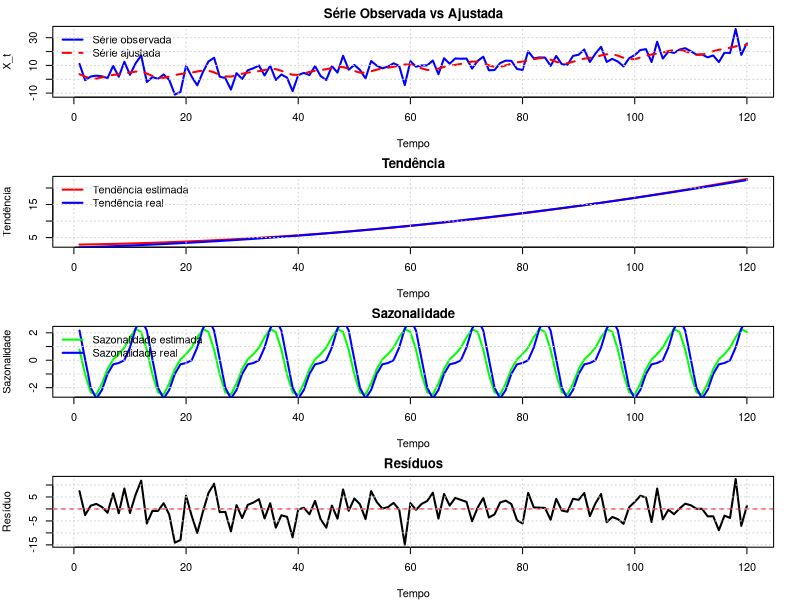
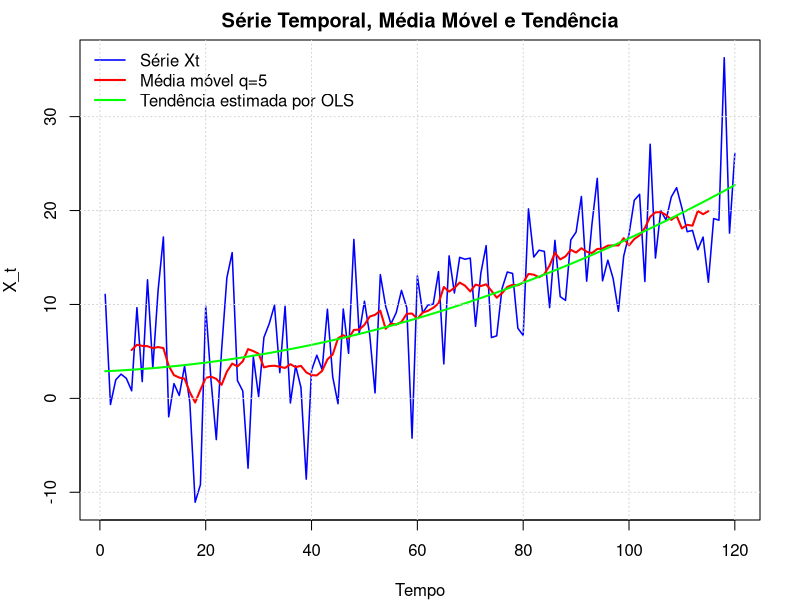

Here is the R script that generated these plots, in order:
############################################################
# implementacao_procedural.R
# exercício 1 da lista de 28/08/2026: decomposição clássica de uma série
# com tendência polinomial e sazonalidade, estimada por OLS, em um único
# script procedural (variáveis, vetores, matrizes e loops, sem funções).
# roda sozinho: Rscript implementacao_procedural.R
#
# (a) entradas e parâmetros globais (valor inicial e origem)
#   n_anos = 10: anos simulados, fixado no início do script
#   s = 12: período sazonal (meses por ano), fixado no início
#   n = n_anos * s = 120: tamanho da série, calculado a partir de n_anos e s
#   sigma = 5: desvio padrão do ruído branco, fixado no início
#   q = 5: raio da média móvel centrada, fixado no início
#   K = 2: número de harmônicos de Fourier, fixado no início
#   grau_tendencia = 2: grau do polinômio da tendência, fixado no início
#   beta_tendencia = c(2, 0.05, 0.001): coeficientes verdadeiros de 1, t e t^2
#   alpha = c(2, 1) e beta_h = c(-1, 0.5): coeficientes verdadeiros dos
#     cossenos e dos senos; beta_sazonal os intercala (cos1, sen1, cos2, sen2)
#   t = 1:n: vetor de tempo, calculado a partir de n
#   metodo_sazonal = "fourier": método do ajuste, "fourier" ou "dummies"
#   periodo = 12: período usado nas matrizes sazonais, igual a s
#   semente = 42: fixada com set.seed
#   t_futuro = (n+1):(n+12): instantes da previsão, calculados a partir de n
# ---
# (b) saídas
#   matrizes de modelo: X_tendencia, X_fourier, X_dummies, X_sazonal, X_full
#   série simulada: eps e Xt; componentes verdadeiros: tendencia_real e
#     sazonalidade_real
#   estimados: beta_hat, y_hat, tendencia_hat, sazonalidade_hat, residuos
#   diagnóstico: media_residuos, variancia_residuos, rmse, r2
#   testes: estatística t e valor-p de cada coeficiente, Q de Box-Pierce e valor-p
#   média móvel: tendencia_media_movel
#   previsões: previsoes (12 períodos) e o rmse contra o sinal verdadeiro
#   gráficos: observada e ajustada, tendência, sazonalidade, resíduos, média
#     móvel contra tendência estimada
# ---
# (c) estruturas de dados
#   vetores: t, eps, Xt, beta_*, y_hat, residuos, previsoes, medias
#   matrizes: X_tendencia (n x 3), X_sazonal (n x 2K), X_full (n x p),
#     XtX (p x p), com p = número de colunas de X_full
#   vetor Xty (tamanho p): produto interno de cada coluna de X com Xt
# ---
# (d) funções
#   criar_matriz_tendencia, criar_matriz_fourier, criar_matriz_dummies: seções 2 e 3
#   simular_ruido_branco, simular_serie: seção 4
#   calcular_media_movel: seção 5
#   multiplicar_matriz_vetor, calcular_XtX, calcular_Xty, ajustar_ols: seções 6 e 7
#   ajustar_modelo: seções 6 e 7
#   diagnostico: seção 8 (os testes t e de Box-Pierce vêm logo depois)
#   prever: seção 9
#   plot_*: seção 10 (gráficos do R base)
# ---
# (e) fluxo de execução
#   parâmetros -> matrizes de tendência e sazonal -> ruído e série
#   -> média móvel -> X_full -> X'X e X'y -> solve -> ajustados e componentes
#   -> resíduos -> diagnóstico e testes -> matrizes futuras -> previsões
#   -> validação das previsões contra o sinal verdadeiro -> gráficos
# ---
# loops de matriz e solve() (seção 6)
#   a transposta não é construída. X'[i,k] é X[k,i], então ler a coluna i de X
#   faz o papel da linha i de X'. o elemento (i,j) de X'X é o produto interno
#   da coluna i com a coluna j: três loops, i e j escolhem a posição no
#   resultado (p x p) e k soma X[k,i] * X[k,j] sobre as n linhas. custo n p^2.
#   o vetor X'y usa dois loops: para cada coluna i, soma X[k,i] * y[k] sobre
#   as n linhas. custo n p.
#   as equações normais são (X'X) beta = X'y, um sistema linear de p equações.
#   solve(XtX, Xty) o resolve por decomposição LU, sem formar a inversa de
#   X'X, o que é mais rápido e mais estável. precisa de X'X invertível, ou
#   seja, de colunas de X linearmente independentes.
# ---
# fourier x dummies
#   modelo: X_t = tendência(t) + sazonalidade(t) + eps_t, com período s.
#   fourier: sazonalidade(t) = soma_{k=1}^{K} [alpha_k cos(2 pi k t / s)
#     + beta_k sen(2 pi k t / s)]. cada harmônico k é uma onda de período s/k
#     e ocupa 2 colunas (cos e sen), no total 2K (4 aqui). curva suave, com
#     poucos parâmetros, e vale para qualquer s. precisa de K < s/2: com
#     K = s/2 o seno do último harmônico é zero em t inteiro e X'X fica
#     singular. montar a matriz custa n K chamadas de cos e de sen.
#   dummies: sazonalidade(t) = soma_{m=2}^{s} gamma_m D_m(t), com D_m(t) = 1
#     quando o mês ((t-1) %% s) + 1 vale m e 0 caso contrário. o mês 1 é a
#     referência e fica no intercepto: com as s colunas a soma delas seria a
#     coluna de 1 e X'X seria singular. usa s - 1 colunas (11 aqui). cada mês
#     tem um nível livre, sem forma suave, e montar a matriz custa um resto de
#     divisão e uma atribuição por linha.
#   custo da estimação: X'X custa n p^2 multiplicações e o solve custa da
#     ordem de p^3. com tendência de grau 2, p = 3 + 4 = 7 (fourier) ou
#     p = 3 + 11 = 14 (dummies): X'X custa cerca de 4 vezes mais e o solve
#     cerca de 8 vezes mais com dummies. com K = s/2 sem a coluna nula, os
#     dois métodos geram o mesmo espaço de colunas e o mesmo ajuste.
############################################################

rm(list = ls())

set.seed(42)

############################################################
# 1. PARÂMETROS GERAIS
############################################################

n_anos <- 10

s <- 12

n <- n_anos * s

sigma <- 5

q <- 5

K <- 2

grau_tendencia <- 2

beta_tendencia <- c(2, 0.05, 0.001)

alpha <- c(2, 1)

beta_h <- c(-1, 0.5)

metodo_sazonal <- "fourier"

periodo <- 12

t <- 1:n

############################################################
# 2. MATRIZ DE TENDÊNCIA
############################################################

X_tendencia <- matrix(0, nrow = n, ncol = grau_tendencia + 1)

for(i in 1:n){

  for(j in 0:grau_tendencia){
    X_tendencia[i,j+1] <- t[i]^j
  }
}

############################################################
# 3. MATRIZ SAZONAL
############################################################

X_fourier <- matrix(0, nrow = n, ncol = 2 * K)

for(i in 1:n){

  for(k in 1:K){

    coluna_cos <- 2*k - 1
    coluna_sin <- 2*k

    X_fourier[i,coluna_cos] <- cos(2 * pi * k * t[i] / s)

    X_fourier[i,coluna_sin] <- sin(2 * pi * k * t[i] / s)
  }
}

X_dummies <- matrix(0, nrow = n, ncol = s - 1)

for(i in 1:n){

  mes <- ((t[i] - 1) %% s) + 1

  if(mes != 1){

    coluna <- mes - 1

    X_dummies[i,coluna] <- 1
  }
}

# X_sazonal é a matriz usada na simulação (Fourier)
X_sazonal <- X_fourier

# vetor de coeficientes sazonais
beta_sazonal <- numeric(2 * K)

for(k in 1:K){

  coluna_cos <- 2*k - 1
  coluna_sin <- 2*k

  beta_sazonal[coluna_cos] <- alpha[k]

  beta_sazonal[coluna_sin] <- beta_h[k]
}

############################################################
# 4. RUÍDO BRANCO E SIMULAÇÃO DA SÉRIE
############################################################

eps <- numeric(n)

for(i in 1:n){

  # eps_t ~ N(0, sigma²)
  eps[i] <- rnorm(1, mean = 0, sd = sigma)
}

Xt <- numeric(n)

for(i in 1:n){

  valor_tendencia <- 0

  for(j in 1:ncol(X_tendencia)){

    valor_tendencia <- valor_tendencia + X_tendencia[i,j] * beta_tendencia[j]
  }

  valor_sazonal <- 0

  for(j in 1:ncol(X_sazonal)){

    valor_sazonal <- valor_sazonal + X_sazonal[i,j] * beta_sazonal[j]
  }

  Xt[i] <- valor_tendencia + valor_sazonal + eps[i]
}

# tendência e sazonalidade reais
tendencia_real <- numeric(n)
sazonalidade_real <- numeric(n)

for(i in 1:n){

  valor <- 0

  for(j in 1:ncol(X_tendencia)){
    valor <- valor + X_tendencia[i,j] * beta_tendencia[j]
  }

  tendencia_real[i] <- valor

  valor <- 0

  for(j in 1:ncol(X_sazonal)){
    valor <- valor + X_sazonal[i,j] * beta_sazonal[j]
  }

  sazonalidade_real[i] <- valor
}

############################################################
# 5. MÉDIA MÓVEL CENTRADA DE RAIO q
############################################################

numero_medias <- n - 2*q

tendencia_media_movel <- numeric(numero_medias)

for(i in (q+1):(n-q)){

  soma <- 0

  # janela de 2q + 1 observações ao redor de i
  for(j in (i-q):(i+q)){

    soma <- soma + Xt[j]
  }

  tendencia_media_movel[i-q] <- soma / (2*q + 1)
}

############################################################
# 6. ESTIMAÇÃO OLS
############################################################

# matriz sazonal do ajuste, escolhida pelo método
if(metodo_sazonal == "fourier"){

  X_sazonal_ajuste <- X_fourier

} else if(metodo_sazonal == "dummies"){

  X_sazonal_ajuste <- X_dummies

} else {

  stop("Método sazonal inválido")
}

X_full <- cbind(X_tendencia, X_sazonal_ajuste)

numero_linhas <- nrow(X_full)

numero_colunas <- ncol(X_full)

# X'X com três loops aninhados (a transposta não é construída)
# - i e j escolhem a posição (i,j) do resultado, que é p x p;
# - k percorre as n linhas e soma X[k,i] * X[k,j];
# - ler a coluna i de X é o mesmo que ler a linha i de X', então
#   XtX[i,j] é o produto interno da coluna i com a coluna j;
# - custo: p * p * n multiplicações; a matriz sai simétrica
XtX <- matrix(0, nrow = numero_colunas, ncol = numero_colunas)

for(i in 1:numero_colunas){

  for(j in 1:numero_colunas){

    # produto interno entre a coluna i e a coluna j
    soma <- 0

    for(k in 1:numero_linhas){

      # acumula X[k,i] * X[k,j], uma linha por vez
      soma <- soma + X_full[k,i] * X_full[k,j]

    }

    # guarda o produto interno na posição (i,j)
    XtX[i,j] <- soma
  }
}

# X'y com dois loops
# - i escolhe a coluna de X; k percorre as n linhas e soma X[k,i] * y[k];
# - Xty[i] é o produto interno da coluna i de X com y;
# - custo: p * n multiplicações
Xty <- numeric(numero_colunas)

for(i in 1:numero_colunas){

  soma <- 0

  for(k in 1:numero_linhas){

    soma <- soma + X_full[k,i] * Xt[k]
  }

  Xty[i] <- soma
}

# equações normais: (X'X) beta = X'y, um sistema linear de p equações
# - solve(A, b) resolve A beta = b por decomposição LU, sem formar a inversa
#   de A, o que é mais rápido e mais estável que solve(A) %*% b;
# - precisa de X'X invertível (colunas de X linearmente independentes);
# - as.numeric() tira a estrutura de matriz do resultado
beta_hat <- solve(XtX, Xty)

beta_hat <- as.numeric(beta_hat)

############################################################
# 7. VALORES AJUSTADOS E COMPONENTES ESTIMADOS
############################################################

y_hat <- numeric(n)

for(i in 1:n){

  valor <- 0

  for(j in 1:numero_colunas){

    valor <- valor + X_full[i,j] * beta_hat[j]
  }

  y_hat[i] <- valor
}

numero_colunas_tendencia <- ncol(X_tendencia)

numero_colunas_sazonal <- ncol(X_sazonal_ajuste)

# coeficientes da tendência e da sazonalidade
beta_tendencia_hat <- numeric(numero_colunas_tendencia)

for(i in 1:numero_colunas_tendencia){

  beta_tendencia_hat[i] <- beta_hat[i]
}

beta_sazonal_hat <- numeric(numero_colunas_sazonal)

for(i in 1:numero_colunas_sazonal){

  beta_sazonal_hat[i] <- beta_hat[numero_colunas_tendencia + i]
}

tendencia_hat <- numeric(n)
sazonalidade_hat <- numeric(n)

for(i in 1:n){

  valor <- 0

  for(j in 1:numero_colunas_tendencia){
    valor <- valor + X_tendencia[i,j] * beta_tendencia_hat[j]
  }

  tendencia_hat[i] <- valor

  valor <- 0

  for(j in 1:numero_colunas_sazonal){
    valor <- valor + X_sazonal_ajuste[i,j] * beta_sazonal_hat[j]
  }

  sazonalidade_hat[i] <- valor
}

residuos <- numeric(n)

for(i in 1:n){

  residuos[i] <- Xt[i] - y_hat[i]
}

############################################################
# 8. DIAGNÓSTICO
############################################################

ss_res <- 0

for(i in 1:n){
  ss_res <- ss_res + residuos[i]^2
}

# média de y
soma <- 0

for(i in 1:n){
  soma <- soma + Xt[i]
}

media_y <- soma / n

ss_tot <- 0

for(i in 1:n){

  d <- Xt[i] - media_y

  ss_tot <- ss_tot + d^2
}

# média dos resíduos
soma <- 0

for(i in 1:n){
  soma <- soma + residuos[i]
}

media_residuos <- soma / n

# variância dos resíduos
soma_quadrados <- 0

for(i in 1:n){

  d <- residuos[i] - media_residuos

  soma_quadrados <- soma_quadrados + d^2
}

variancia_residuos <- soma_quadrados / (n - 1)

rmse <- sqrt(ss_res / n)

r2 <- 1 - ss_res / ss_tot

cat("Média dos resíduos:", round(media_residuos, 4), "\n")

cat("Variância dos resíduos:", round(variancia_residuos, 4), "\n")

cat("RMSE:", round(rmse, 4), "\n")

cat("R²:", round(r2, 4), "\n")

cat("Coeficientes estimados:\n")

print(round(beta_hat, 4))

# teste t dos coeficientes: t_j = beta_hat_j / ep_j, com ep_j^2 = s2 [(X'X)^-1]_jj
p <- numero_colunas

s2 <- ss_res / (n - p)

XtX_inversa <- solve(XtX)

for(j in 1:p){

  erro_padrao <- sqrt(XtX_inversa[j,j] * s2)

  estatistica_t <- beta_hat[j] / erro_padrao

  valor_p <- 2 * (1 - pt(abs(estatistica_t), n - p))

  cat("Coeficiente", j, "- estatística t:", round(estatistica_t, 4),
      "- valor-p:", round(valor_p, 4), "\n")
}

# teste de Box-Pierce: Q = n * soma de rho_hat(h)^2, h = 1, ..., max_lag_box
max_lag_box <- 12

gama0 <- 0

for(i in 1:n){
  gama0 <- gama0 + (residuos[i] - media_residuos)^2
}

gama0 <- gama0 / n

Q <- 0

for(h in 1:max_lag_box){

  gama_h <- 0

  for(i in 1:(n - h)){
    gama_h <- gama_h + (residuos[i] - media_residuos) * (residuos[i + h] - media_residuos)
  }

  Q <- Q + (gama_h / n / gama0)^2
}

Q <- n * Q

cat("Box-Pierce - Q:", round(Q, 4), "\n")

cat("Box-Pierce - valor-p:", round(1 - pchisq(Q, max_lag_box), 4), "\n")

############################################################
# 9. PREVISÃO
############################################################

t_futuro <- (n+1):(n+12)

n_futuro <- length(t_futuro)

# matriz de tendência futura
X_tendencia_fut <- matrix(0, nrow = n_futuro, ncol = grau_tendencia + 1)

for(i in 1:n_futuro){

  for(j in 0:grau_tendencia){
    X_tendencia_fut[i,j+1] <- t_futuro[i]^j
  }
}

# matriz sazonal futura
if(metodo_sazonal == "fourier"){

  X_sazonal_fut <- matrix(0, nrow = n_futuro, ncol = 2 * K)

  for(i in 1:n_futuro){

    for(k in 1:K){

      X_sazonal_fut[i,2*k - 1] <- cos(2 * pi * k * t_futuro[i] / s)

      X_sazonal_fut[i,2*k] <- sin(2 * pi * k * t_futuro[i] / s)
    }
  }

} else {

  X_sazonal_fut <- matrix(0, nrow = n_futuro, ncol = s - 1)

  for(i in 1:n_futuro){

    mes <- ((t_futuro[i] - 1) %% s) + 1

    if(mes != 1){
      X_sazonal_fut[i,mes - 1] <- 1
    }
  }
}

X_fut <- cbind(X_tendencia_fut, X_sazonal_fut)

previsoes <- numeric(n_futuro)

for(i in 1:n_futuro){

  valor <- 0

  for(j in 1:ncol(X_fut)){
    valor <- valor + X_fut[i,j] * beta_hat[j]
  }

  previsoes[i] <- valor
}

cat("Previsões para os próximos 12 períodos:\n")

print(round(previsoes, 4))

# validação: previsão contra tendência + sazonalidade verdadeiras (sem ruído)
# (só no método fourier, que é o que gerou a série)
if(metodo_sazonal == "fourier"){

  soma_erro2 <- 0

  for(i in 1:n_futuro){

    sinal <- 0

    for(j in 1:ncol(X_tendencia_fut)){
      sinal <- sinal + X_tendencia_fut[i,j] * beta_tendencia[j]
    }

    for(j in 1:ncol(X_sazonal_fut)){
      sinal <- sinal + X_sazonal_fut[i,j] * beta_sazonal[j]
    }

    soma_erro2 <- soma_erro2 + (previsoes[i] - sinal)^2
  }

  cat("RMSE da previsão (Fourier):", round(sqrt(soma_erro2 / n_futuro), 4), "\n")
}

############################################################
# 10. GRÁFICOS
############################################################

par(mfrow = c(4,1), mar = c(4,4,2,2))

# série observada + ajustada
plot(t, Xt, type = "l", col = "blue", lwd = 2,
     xlab = "Tempo", ylab = "X_t", main = "Série Observada vs Ajustada")
lines(t, y_hat, col = "red", lwd = 2, lty = 2)
legend("topleft", legend = c("Série observada", "Série ajustada"),
       col = c("blue", "red"), lwd = c(2, 2), lty = c(1, 2), bty = "n")
grid()

# tendência
plot(t, tendencia_hat, type = "l", col = "red", lwd = 2,
     xlab = "Tempo", ylab = "Tendência", main = "Tendência")
lines(t, tendencia_real, col = "blue", lwd = 2)
legend("topleft", legend = c("Tendência estimada", "Tendência real"),
       col = c("red", "blue"), lwd = 2, bty = "n")
grid()

# sazonalidade
plot(t, sazonalidade_hat, type = "l", col = "green", lwd = 2,
     xlab = "Tempo", ylab = "Sazonalidade", main = "Sazonalidade")
lines(t, sazonalidade_real, col = "blue", lwd = 2)
legend("topleft", legend = c("Sazonalidade estimada", "Sazonalidade real"),
       col = c("green", "blue"), lwd = 2, bty = "n")
grid()

# resíduos
plot(t, residuos, type = "l", col = "black", lwd = 2,
     xlab = "Tempo", ylab = "Resíduo", main = "Resíduos")
abline(h = 0, col = "red", lty = 2)
grid()

par(mfrow = c(1,1))

# comparação entre média móvel e tendência estimada
plot(t, Xt, type = "l", col = "blue", lwd = 1.5,
     xlab = "Tempo", ylab = "X_t", main = "Série Temporal, Média Móvel e Tendência")

tempo_media <- (q+1):(n-q)

lines(tempo_media, tendencia_media_movel, col = "red", lwd = 2)
lines(t, tendencia_hat, col = "green", lwd = 2)

legend("topleft",
       legend = c("Série Xt", paste0("Média móvel q=", q), "Tendência estimada por OLS"),
       col = c("blue", "red", "green"), lwd = c(1.5, 2, 2), bty = "n")

grid()
